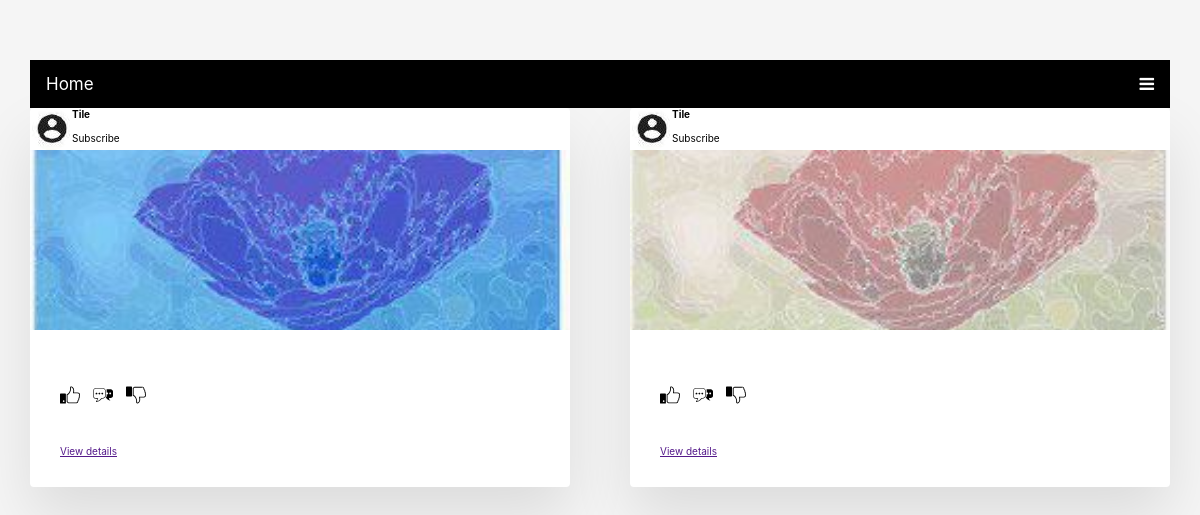
/, run on an earlier commit of the app's database.
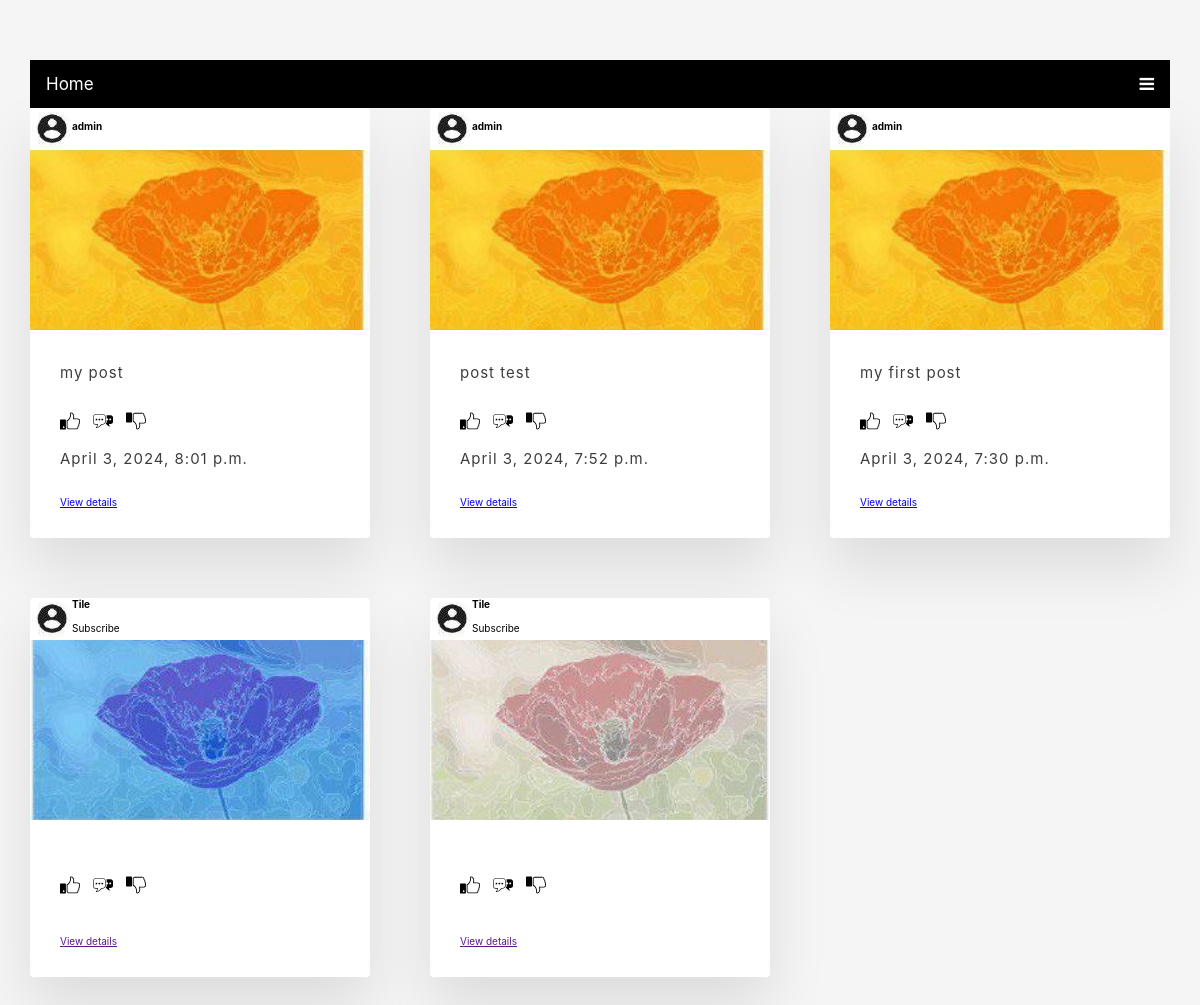
And on a later commit of the database.
### post/models.py (models this page shows, shortened)
class Post(models.Model):
    user = models.ForeignKey(User, on_delete=models.CASCADE, related_name="user_posts", verbose_name="نویسنده")
    content = models.TextField()
    slug = models.SlugField()
    created_time = models.DateTimeField(auto_now_add=True)
    updated_time = models.DateTimeField(auto_now=True)
    class Meta:
        ordering =['-created_time']
    def get_absolute_url(self):
        return reverse('post:post_detail', args=(self.id , self.slug))

### post/views.py (the view)
# urls.py: path('', views.HomeView.as_view(), name='home'),
class HomeView(View):
    def get(self,request, *args, **kwargs):
        posts = Post.objects.all()
        return render(request, 'home/home.html', {'posts': posts})

### templates/home/home.html (shortened to what the changed rows need)
<!DOCTYPE html>
{% load static %}
<html dir="ltr">
<head>
<link rel="stylesheet" href="https://cdnjs.cloudflare.com/ajax/libs/font-awesome/4.7.0/css/font-awesome.min.css">
</head>
<body>
<div class="md:container md:mx-auto">
    <div class="main_flex">
        <div class="grid">
            {% for post in posts %}
            <div class="grid__item">
                <div class="card">
                    <img class="card__img_profile" src="{% static "img/13.JPG" %}" alt="profile">
                    <br>
                    <p class="p=5"><strong>{{post.user.username}}</strong></p>
                    <img class="card__img" src="{% static "img/10.JPG" %}" alt="Snowy Mountains">
                    <div class="card__content">
                        <p class="card__text">{{post.content}}</p>
                        <div>
                            <button class="card__btn__like">
                                <img src="{% static "img/like.svg" %}" alt="Like" class="card__img__like">
                            </button>
                            <button class="card__btn__like">
                                <img src="{% static "img/comment.svg" %}" alt="comment" class="card__img__like">
                            </button>
                            <button class="card__btn__like">
                                <img src="{% static "img/dislike.svg" %}" alt="Dislike" class="card__img__like">
                            </button>
                        </div>
                        <br>
                        <p class="card__text">{{post.updated_time}}</p>
                        <a href="{{post.get_absolute_url}}">View details</a>
                    </div>
                </div>
            </div>
            {% endfor %}
</div>
</body>
</html>

What changed in the data, as far as the page shows it:
added Post: user.username "admin", content "my post", updated_time "April 3, 2024, 8:01 p.m."
added Post: user.username "admin", content "post test", updated_time "April 3, 2024, 7:52 p.m."
added Post: user.username "admin", content "my first post", updated_time "April 3, 2024, 7:30 p.m."
